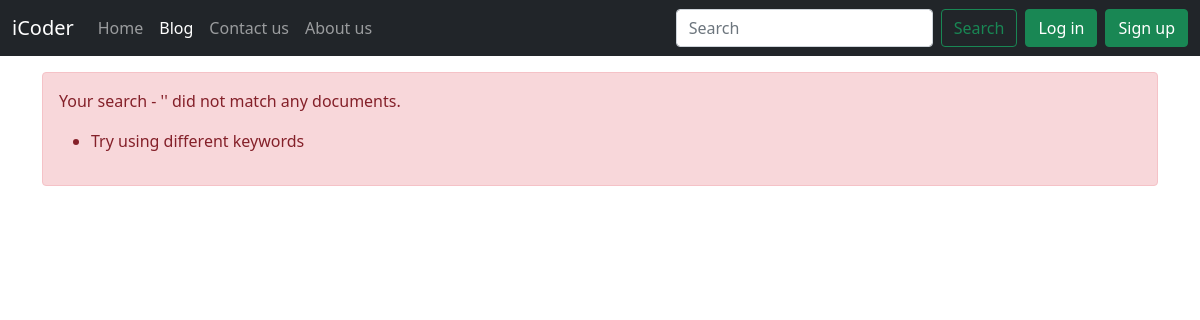
The app's page /search/, older data.
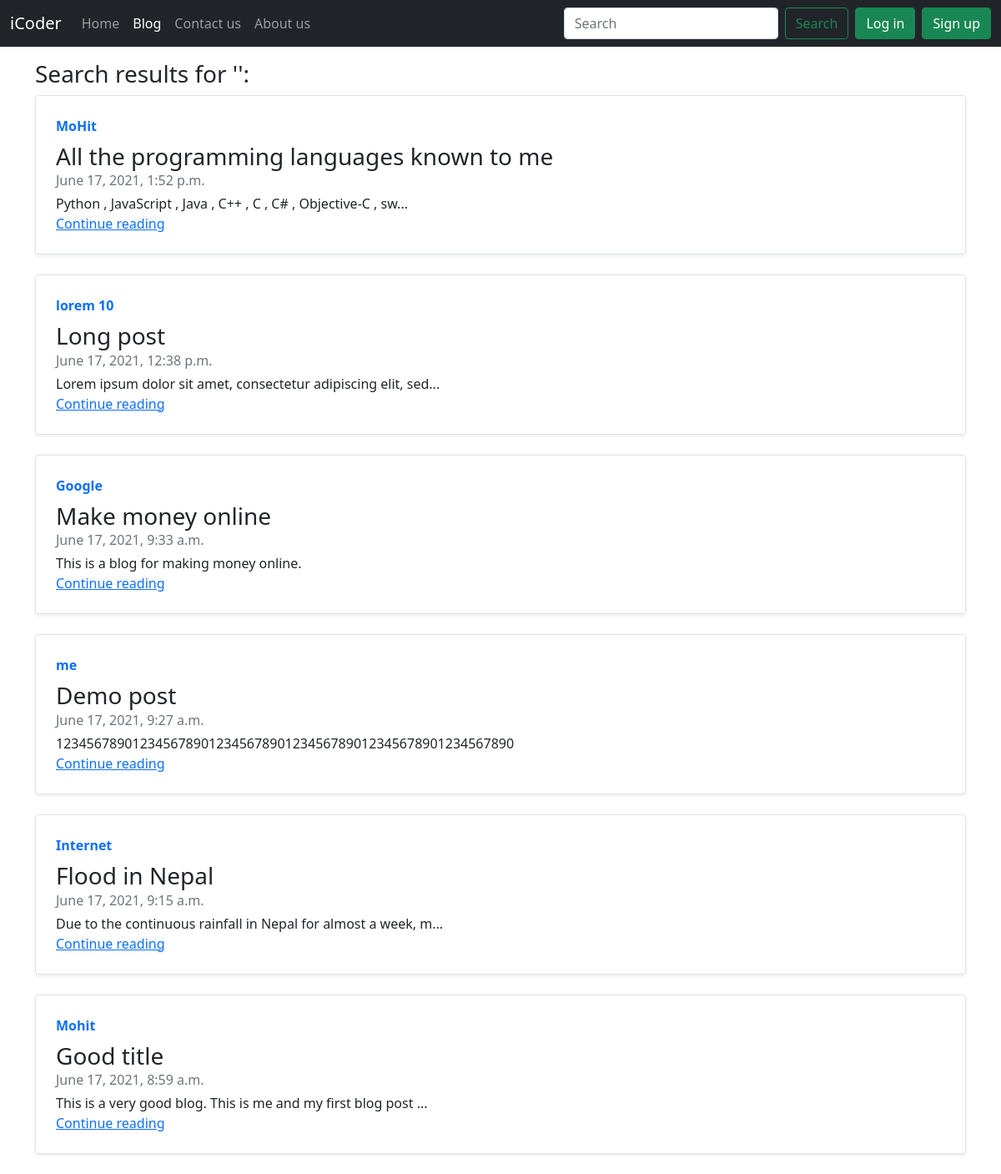
The same page, newer data.
### blog/models.py (models this page shows, shortened)
class Post(models.Model):
    sno = models.AutoField(primary_key = True)
    title = models.CharField(max_length = 200)
    content = models.TextField()
    author = models.CharField(max_length = 100)
    timestamp = models.DateTimeField(blank = True)

### home/views.py (the view)
# urls.py: path('search/' , views.search , name="search"),
def search(request):
    query1 = request.GET.get('query' , '')
    query = query1.lower()
    allposts = Post.objects.all()
    posts = []
    for post in allposts:
        if query in post.title.lower() or query in post.author.lower() or query in post.content.lower():
            posts.append(post)
    return render(request,'home/search.html' , {'allposts' : posts , 'query':query1})

### templates/home/search.html (shortened to what this page needs)
{% extends 'base.html' %}
{% block blogactive %}active{% endblock blogactive %}
{% block main %}
    <div class="container my-3">
    {% if allposts|length > 0 %}
  <h3>Search results for '{{query}}':</h3>
  {% for post in allposts reversed %}
  <div class="row g-0 border rounded overflow-hidden flex-md-row mb-4 shadow-sm h-md-250 position-relative">
    <div class="col p-4 d-flex flex-column position-static">
      <strong class="d-inline-block mb-2 text-primary">{{post.author}}</strong>
      <h3 class="mb-0">{{post.title}}</h3>
      <div class="mb-1 text-muted">{{post.timestamp}}</div>
      {% if post.content|length > 60 %}
      <p class="card-text mb-auto">{{post.content | slice:":60"}}...</p>
      {% else %}
      <p class="card-text mb-auto">{{post.content}}</p>
      {% endif %}
      <a href="/blog/{{post.sno}}/" class="stretched-link">Continue reading</a>
    </div>
  </div>
  {% endfor %}
  {% else %}
  <div class="alert alert-danger" role="alert">
  <p>Your search - '{{query}}' did not match any documents.</p>
  <p><ul>
  <li>Try using different keywords</li>
  </ul></p>
</div>
  {% endif %}
</div>
{% endblock main %}

### templates/base.html (shortened to what this page needs)
<!doctype html>
<html lang="en">
<head>
  <link href="https://cdn.jsdelivr.net/npm/bootstrap@5.0.1/dist/css/bootstrap.min.css" rel="stylesheet"
>
</head>
<body>
  <nav class="navbar navbar-expand-lg navbar-dark bg-dark">
    <div class="container-fluid">
      <a href="/admin" target="_blank" class="navbar-brand">iCoder</a>
      <div class="collapse navbar-collapse" id="navbarSupportedContent">
        <ul class="navbar-nav me-auto mb-2 mb-lg-0">
          <li class="nav-item">
            <a class="nav-link {% block homeactive %}{% endblock homeactive %}" aria-current="page" href="/">Home</a>
          </li>
          <li class="nav-item">
            <a class="nav-link {% block blogactive %}{% endblock blogactive %}" href="/blog">Blog</a>
          </li>
          <li class="nav-item">
            <a class="nav-link {% block conactive %}{% endblock conactive %}" href="/contact">Contact us</a>
          </li>
          <li class="nav-item dropdown">
            <a class="nav-link {% block aboutactive %}{% endblock aboutactive %}" href="/about">About us</a>
          </li>
        </ul>
        <form class="d-flex" method="GET" action="/search/">
          <input class="form-control me-2" name="query" type="search" placeholder="Search" aria-label="Search">
          <button class="btn btn-outline-success" type="submit">Search</button>
        </form>
        <button type="button" class="btn btn-success mx-2" data-bs-toggle="modal" data-bs-target="#loginmodal">
          Log in
        </button>
        <button type="button" class="btn btn-success" data-bs-toggle="modal" data-bs-target="#signupmodal">
          Sign up
        </button>
      </div>
    </div>
  </nav>
  {% block main %}{% endblock main %}
</body>
</html>

Row changes from the older to the newer data that the page shows:
added Post: author "MoHit", title "All the programming languages known to me", timestamp "June 17, 2021, 1:52 p.m.", content "Python , JavaScript , Java , C++ , C , C# , Objective-C , sw"
added Post: author "lorem 10", title "Long post", timestamp "June 17, 2021, 12:38 p.m.", content "Lorem ipsum dolor sit amet, consectetur adipiscing elit, sed"
added Post: author "Google", title "Make money online", timestamp "June 17, 2021, 9:33 a.m.", content "This is a blog for making money online."
added Post: author "me", title "Demo post", timestamp "June 17, 2021, 9:27 a.m.", content "123456789012345678901234567890123456789012345678901234567890"
added Post: author "Internet", title "Flood in Nepal", timestamp "June 17, 2021, 9:15 a.m.", content "Due to the continuous rainfall in Nepal for almost a week, m"
added Post: author "Mohit", title "Good title", timestamp "June 17, 2021, 8:59 a.m.", content "This is a very good blog. This is me and my first blog post"
Text that changed along with them:
text no longer shown: "Your search - ' ' did not match any documents. Try using different keywords"
text now shown: "Search results for ' ':"
